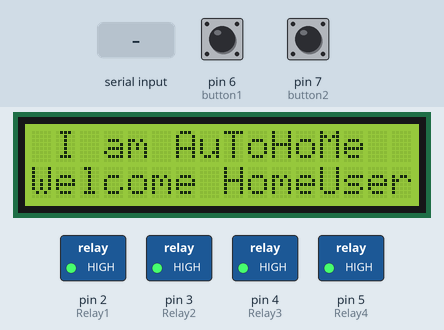
The sketch below on a simulated Arduino Uno, built with avr-gcc and run on an emulated ATmega328P. Parts: 16×2 character LCD, switched loads named in the sketch (green lamp = pin HIGH). Inputs (shaded band) come from the test bench; at power-on: pin 6 (button1) LOW, pin 7 (button2) LOW. What the sketch prints to the serial monitor is not drawn.

Above: at 2.7 s.
2.8 s: "room one light on\n" received over the second serial link
At 4.4 s:
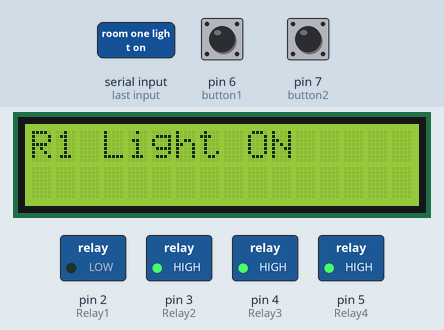
6.7 s: "room one fan on\n" received over the second serial link
At 7.7 s:
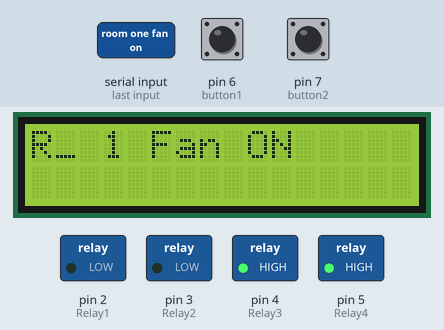
9.5 s: "room one ac on\n" received over the second serial link
At 10.6 s:
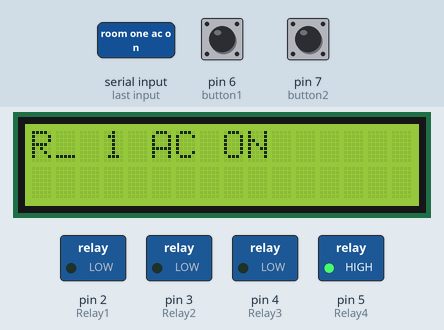
12.3 s: "room one plug on\n" received over the second serial link
At 13.1 s:
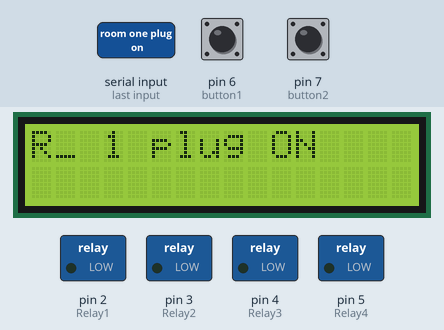
15.1 s: "room 1 light on\n" received over the second serial link
At 15.7 s:
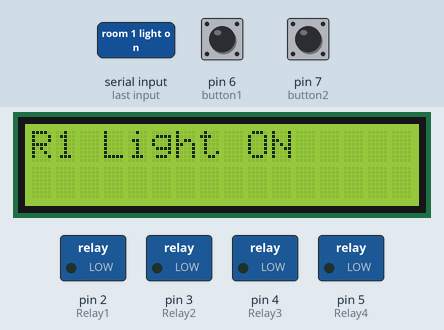
17.9 s: "room 1 fan on\n" received over the second serial link
At 19.0 s:
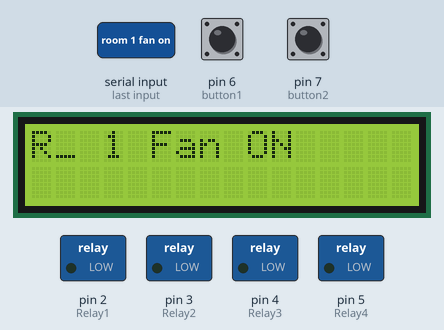
Timing chart, 0 to 20.9 s (numbered marks = the images above; inputs shaded):
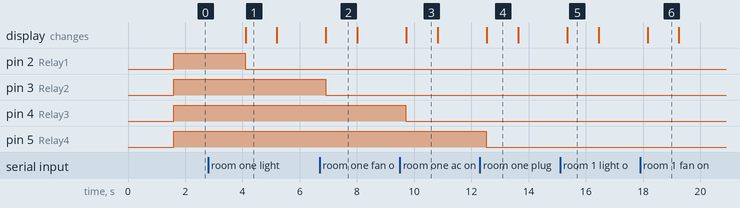

The sketch:

AutoHomeBluetooth.ino
```cpp
#include <Wire.h>
#include <LiquidCrystal_I2C.h>
#include <SoftwareSerial.h>

SoftwareSerial blueTooth(9, 10); //TXD of blueModule to PIN_9(RX), RXD of blueModule to PIN_10(TX)


LiquidCrystal_I2C lcd(0x3E,16,2);  // Find the address(0x3c for lcd using i2scanner for a 16 chars and 2 line display

#define Relay1 2  //output  -- R1 light
#define Relay2 3  //output  -- R1 fan
#define Relay3 4  //output  -- R1 AC
#define Relay4 5 //output  -- R1 PowerPlug


#define button1 6 //input
#define button2 7 //input


// for bluetooth data concatenating
String BTdata = "";
String BTbuff = "";
char ret = '\r';
char newline = '\n';


void setup(){
  HomeScreen();
  Serial.begin(9600);
  blueTooth.begin(9600);
  delay(300);


  Serial.println("Serial begin -- Serial monitor");

  //output PINS
  pinMode(Relay1,OUTPUT);
  pinMode(Relay2,OUTPUT);
  pinMode(Relay3,OUTPUT);
  pinMode(Relay4,OUTPUT);

  digitalWrite(Relay1,LOW);
  digitalWrite(Relay2,LOW);
  digitalWrite(Relay3,LOW);
  digitalWrite(Relay4,LOW);
  delay(200);
  digitalWrite(Relay1,HIGH);
  digitalWrite(Relay2,HIGH);
  digitalWrite(Relay3,HIGH);
  digitalWrite(Relay4,HIGH);

  pinMode(button1,INPUT);
  pinMode(button2,INPUT);

}


void loop(){
  BTdata="";
  BTbuff="";
  delay(700);
  int but1=digitalRead(button1);
  int but2=digitalRead(button2);
  while(blueTooth.available()>0){
    char character=blueTooth.read();
    if((character !=newline) && (character !=ret)){
      BTbuff.concat(character);
    }
   BTdata=BTbuff;
   BTdata.toLowerCase();
  }

  if(BTdata!=""){
    Serial.println(BTdata);
  }

  //Turn on command  ----low trigger activating relay we have
   if(BTdata=="room one light on" || BTdata=="room 1 light on"){
    digitalWrite(Relay1,LOW);
//    Serial.println("Room1 light ON");
    lcd.clear();
    lcd.setCursor(0,0);
    lcd.print("R1 Light ON");
    delay(1000);
  }

  else if(BTdata=="room one fan on" || BTdata=="room 1 fan on"){
    digitalWrite(Relay2,LOW);
//    Serial.println("Room1 fan ON");
    lcd.clear();
    lcd.setCursor(0,0);
    lcd.print("R_ 1 Fan ON");
    delay(1000);

  }
  else if(BTdata=="room one ac on" || BTdata=="room 1 ac on"){
    digitalWrite(Relay3,LOW);
//    Serial.println("Room1 AC ON");
    lcd.clear();
    lcd.setCursor(0,0);
    lcd.print("R_ 1 AC ON");
    delay(1000);

  }

   else if(BTdata=="room one plug on" || BTdata=="room 1 plug on"){
    digitalWrite(Relay4,LOW);
//    Serial.println("Room1 plug ON");
    lcd.clear();
    lcd.setCursor(0,0);
    lcd.print("R_ 1 plug ON");
    delay(1000);

  }

  else if(BTdata=="room one turn on all" || BTdata=="room 1 turn on all"){
    digitalWrite(Relay1,LOW);
    digitalWrite(Relay2,LOW);
    digitalWrite(Relay3,LOW);
    digitalWrite(Relay4,LOW);
//    Serial.println("Room1 Full ON");
    lcd.clear();
    lcd.setCursor(0,0);
    lcd.print("R_ 1 Full ON");
    delay(1000);
  }


   // Turn off commands
   else if(BTdata=="room one light off" || BTdata=="room 1 light off"){
    digitalWrite(Relay1,HIGH);
//    Serial.println("Room1 light OFF");
    lcd.clear();
    lcd.setCursor(0,0);
    lcd.print("R_ 1 Light OFF");
    delay(1000);
  }

  else if(BTdata=="room one fan off" || BTdata=="room 1 fan off"){
    digitalWrite(Relay2,HIGH);
//    Serial.println("Room1 fan OFF");
    lcd.clear();
    lcd.setCursor(0,0);
    lcd.print("R_ 1 Fan OFF");
    delay(1000);
  }

  else if(BTdata=="room one ac off" || BTdata=="room 1 ac off"){
    digitalWrite(Relay3,HIGH);
//    Serial.println("Room1 light OFF");
    lcd.clear();
    lcd.setCursor(0,0);
    lcd.print("R_ 1 Light OFF");
    delay(1000);
  }

  else if(BTdata=="room one plug off" || BTdata=="room 1 plug off"){
    digitalWrite(Relay4,HIGH);
//    Serial.println("Room1 plug OFF");
    lcd.clear();
    lcd.setCursor(0,0);
    lcd.print("R_ 1 plug OFF");
    delay(1000);
  }

  else if(BTdata=="room one turn off all" || BTdata=="room 1 turn off all"){
    digitalWrite(Relay1,HIGH);
    digitalWrite(Relay2,HIGH);
    digitalWrite(Relay3,HIGH);
    digitalWrite(Relay4,HIGH);
//    Serial.println("Room1 Full OFF");
    lcd.clear();
    lcd.setCursor(0,0);
    lcd.print("R_ 1 Full OFF");
    delay(1000);
  }

  else{
    BTdata="";
  }
  HomeScreen();

}

void HomeScreen(){
  lcd.init();
  lcd.backlight();
  lcd.clear();
  lcd.setCursor(1,0);
  lcd.print("I am AuToHoMe");
  lcd.setCursor(0,1);
  lcd.print("Welcome HomeUser");
  delay(1000);
}
```

Measured:
- after the input at 2.8 s, pin 2 (Relay1): HIGH → LOW after 1.3 s; the display: changes after 1.3 s (image 1)
- after the input at 6.7 s, pin 3 (Relay2): HIGH → LOW after 0.20 s; the display: changes after 0.22 s (image 2)
- after the input at 9.5 s, pin 4 (Relay3): HIGH → LOW after 0.21 s; the display: changes after 0.23 s (image 3)
- after the input at 12.3 s, pin 5 (Relay4): HIGH → LOW after 0.22 s; the display: changes after 0.24 s (image 4)
- after the input at 15.1 s, the display: changes after 0.25 s (image 5)
- after the input at 17.9 s, the display: changes after 0.26 s (image 6)
- what the display in image 1 shows lasts 1.1 s, from 4.1 s to 5.2 s
